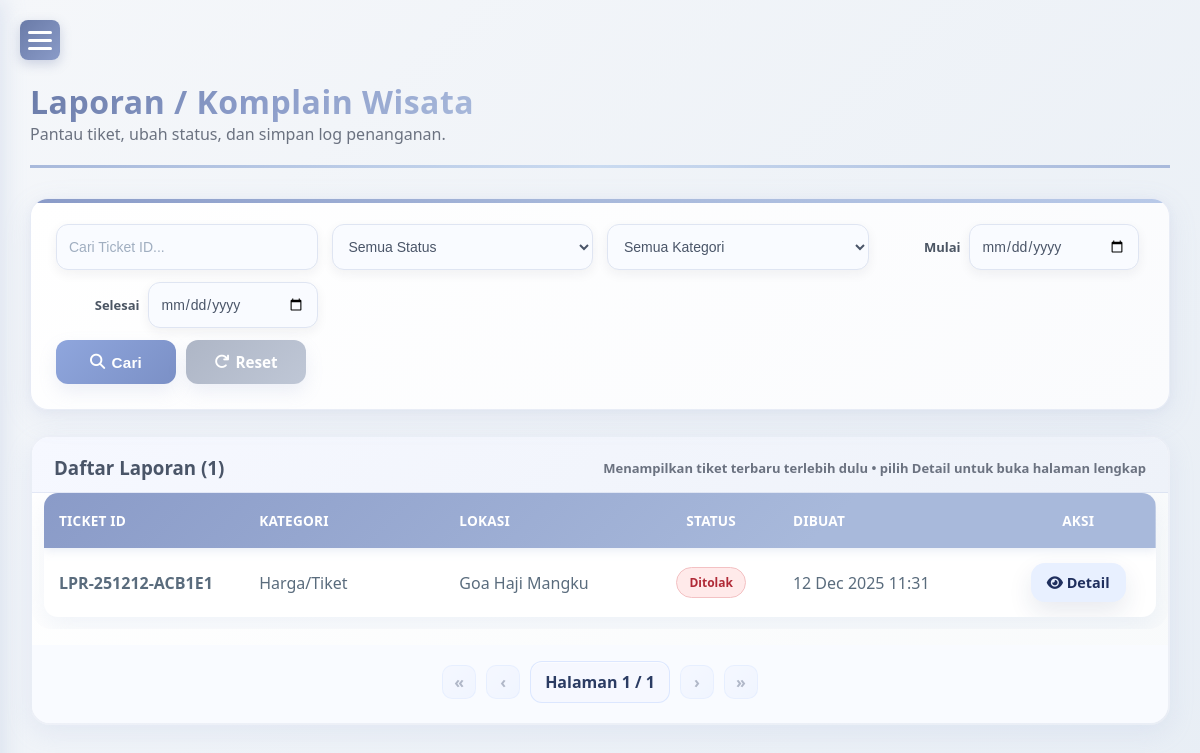
/admin/laporan.php (signed in), run on the app's committed database.
### tables this page shows
CREATE TABLE `reports` (
  `id` int(11) NOT NULL,
  `ticket_id` varchar(30) NOT NULL,
  `secret_code_hash` varchar(255) NOT NULL,
  `category` varchar(150) NOT NULL,
  `location` varchar(255) NOT NULL,
  `description` text NOT NULL,
  `attachment` varchar(255) DEFAULT NULL,
  `name` varchar(150) DEFAULT NULL,
  `contact` varchar(150) DEFAULT NULL,
  `status` enum('baru','diproses','selesai','ditolak') DEFAULT 'baru',
  `last_note` text DEFAULT NULL,
  `created_at` timestamp NOT NULL DEFAULT current_timestamp(),
  `updated_at` timestamp NOT NULL DEFAULT current_timestamp() ON UPDATE current_timestamp()
);

### public/admin/laporan.php (called while the page is built)
<?php
require_once __DIR__ . '/../../app/admin/laporan.php';
?>

### app/config.php (called while the page is built, shortened)
<?php
function format_report_status($status)
{
    $map = array(
        'baru' => 'Baru',
        'diproses' => 'Diproses',
        'selesai' => 'Selesai',
        'ditolak' => 'Ditolak'
    );
    return $map[$status] ?? ucfirst($status);
}
?>

### app/admin/laporan.php (the view, shortened to what this page needs)
<?php
require_once 'auth.php';
$search = trim($_GET['search'] ?? '');
$date_from = trim($_GET['date_from'] ?? '');
$date_to = trim($_GET['date_to'] ?? '');
$where = array();
$where_sql = count($where) ? 'WHERE ' . implode(' AND ', $where) : '';
$per_page = 10;
$page = isset($_GET['page']) ? max(1, intval($_GET['page'])) : 1;
$total_rows = 0;
$count_query = mysqli_query($conn, "SELECT COUNT(*) as total FROM reports $where_sql");
if ($count_query) {
    $total_rows = intval(mysqli_fetch_assoc($count_query)['total']);
}
$total_pages = max(1, ceil($total_rows / $per_page));
$offset = ($page - 1) * $per_page;
$reports = mysqli_query($conn, "SELECT * FROM reports $where_sql ORDER BY created_at DESC LIMIT $offset, $per_page");
?>
<!DOCTYPE html>
<html lang="id">
<head>
    <link rel="stylesheet" href="assets.php?file=admin-style.css">
    <link rel="stylesheet" href="https://cdnjs.cloudflare.com/ajax/libs/font-awesome/6.5.1/css/all.min.css">
</head>
<body>
    <div class="admin-wrapper">
        <?php include 'sidebar.php'; ?>
        <div class="admin-content">
            <div class="admin-header">
                <div>
                    <h1>Laporan / Komplain Wisata</h1>
                    <p class="muted">Pantau tiket, ubah status, dan simpan log penanganan.</p>
                </div>
            </div>
            <div class="filter-section report-filters">
                <form method="GET" class="filter-form report-filter-form">
                    <div class="filter-group">
                        <input type="text" name="search" class="filter-input" placeholder="Cari Ticket ID..."
                            value="<?php echo htmlspecialchars($search); ?>">
                        <select name="status" class="filter-input">
                            <option value="">Semua Status</option>
                        </select>
                        <select name="category" class="filter-input">
                            <option value="">Semua Kategori</option>
                        </select>
                        <div class="date-field">
                            <span class="input-label">Mulai</span>
                            <input type="date" name="date_from" class="filter-input" value="<?php echo htmlspecialchars($date_from); ?>" aria-label="Tanggal mulai">
                        </div>
                        <div class="date-field">
                            <span class="input-label">Selesai</span>
                            <input type="date" name="date_to" class="filter-input" value="<?php echo htmlspecialchars($date_to); ?>" aria-label="Tanggal selesai">
                        </div>
                    </div>
                    <div class="filter-actions-row">
                        <button type="submit" class="btn btn-primary"><i class="fas fa-search"></i> Cari</button>
                        <a href="laporan.php" class="btn btn-secondary"><i class="fas fa-redo"></i> Reset</a>
                    </div>
                </form>
            </div>
            <div class="card report-list-card">
                <div class="card-header">
                    <h3>Daftar Laporan (<?php echo $total_rows; ?>)</h3>
                    <span class="muted small-note">Menampilkan tiket terbaru terlebih dulu • pilih Detail untuk buka halaman lengkap</span>
                </div>
                <div class="table-container report-table-container">
                    <table class="data-table report-table">
                        <thead>
                            <tr>
                                <th>Ticket ID</th>
                                <th>Kategori</th>
                                <th>Lokasi</th>
                                <th class="status-col">Status</th>
                                <th>Dibuat</th>
                                <th class="action-col">Aksi</th>
                            </tr>
                        </thead>
                        <tbody>
                            <?php if ($reports && mysqli_num_rows($reports) > 0): ?>
                                <?php while ($row = mysqli_fetch_assoc($reports)): ?>
                                    <tr>
                                        <td><strong><?php echo htmlspecialchars($row['ticket_id']); ?></strong></td>
                                        <td><?php echo htmlspecialchars($row['category']); ?></td>
                                        <td><?php echo htmlspecialchars($row['location']); ?></td>
                                        <td class="status-col"><span class="status-pill status-<?php echo htmlspecialchars($row['status']); ?>"><?php echo format_report_status($row['status']); ?></span>
                                        </td>
                                        <td><?php echo date('d M Y H:i', strtotime($row['created_at'])); ?></td>
                                <td class="action-col">
                                    <div class="action-buttons">
                                        <a href="laporan-detail.php?id=<?php echo $row['id']; ?>" class="btn btn-sm btn-info"><i class="fas fa-eye"></i> Detail</a>
                                    </div>
                                </td>
                            </tr>
                        <?php endwhile; ?>
                            <?php else: ?>
                                <tr>
                                    <td colspan="6" class="text-center">Belum ada laporan.</td>
                                </tr>
                            <?php endif; ?>
                        </tbody>
                    </table>
                </div>
                <div class="pagination">
                    <?php
                    $query_base = array();
                    ?>
                    <a class="page-link <?php echo $page <= 1 ? 'disabled' : ''; ?>"
                        href="<?php echo $page > 1 ? '?' . http_build_query(array_merge($query_base, ['page' => 1])) : '#'; ?>">&#171;</a>
                    <a class="page-link <?php echo $page <= 1 ? 'disabled' : ''; ?>"
                        href="<?php echo $page > 1 ? '?' . http_build_query(array_merge($query_base, ['page' => $page - 1])) : '#'; ?>">&#8249;</a>
                    <span class="page-info">Halaman <?php echo $page; ?> / <?php echo $total_pages; ?></span>
                    <a class="page-link <?php echo $page >= $total_pages ? 'disabled' : ''; ?>"
                        href="<?php echo $page < $total_pages ? '?' . http_build_query(array_merge($query_base, ['page' => $page + 1])) : '#'; ?>">&#8250;</a>
                    <a class="page-link <?php echo $page >= $total_pages ? 'disabled' : ''; ?>"
                        href="<?php echo $page < $total_pages ? '?' . http_build_query(array_merge($query_base, ['page' => $total_pages])) : '#'; ?>">&#187;</a>
                </div>
            </div>
        </div>
    </div>
</body>
</html>

### data on the page
reports: ticket "LPR-251212-ACB1E1", category "Harga/Tiket", location "Goa Haji Mangku", status "Ditolak", created_at "12 Dec 2025 11:31"

### other printed values
$total_rows "1"
$page "1"
$total_pages "1"
